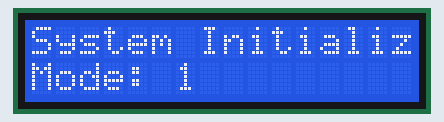
This sketch was run on a simulated Arduino Uno, built with avr-gcc and run on an emulated ATmega328P. Parts: 16×2 character LCD.

Above: at 0.1 s.
At 4.1 s:
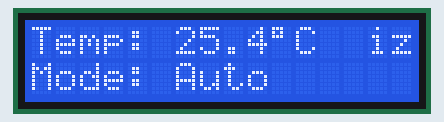
At 9.1 s:
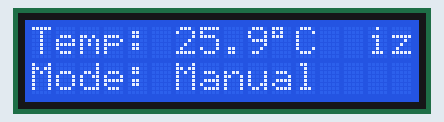
At 19.1 s:
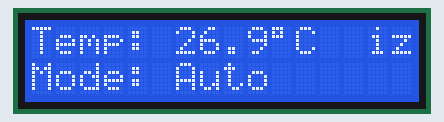
At 28.1 s:
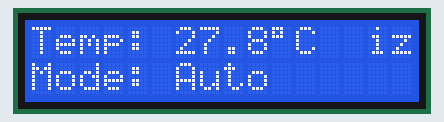
At 38.1 s:
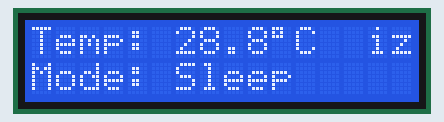

The sketch:

task_4.ino
```cpp
#include <Wire.h>
#include <LiquidCrystal_I2C.h>

LiquidCrystal_I2C lcd(0x27, 16, 2);

const long updateInterval = 1000;
unsigned long previousUpdateTime = 0;
float temperature = 25.0;
int mode = 1;

void setup() {
  lcd.init();
  lcd.backlight();
  lcd.clear();
  lcd.print("System Initialized");
  lcd.setCursor(0, 1);
  lcd.print("Mode: 1");
}

void loop() {
  unsigned long currentMillis = millis();

  if (currentMillis - previousUpdateTime >= updateInterval) {
    previousUpdateTime = currentMillis;

    temperature += 0.1;
    if (temperature > 30.0) {
      temperature = 20.0;
    }

    mode = (mode % 3) + 1;

    lcd.setCursor(0, 0);
    lcd.print("Temp: ");
    lcd.print(temperature, 1);
    lcd.print((char)223);
    lcd.print("C  ");

    lcd.setCursor(0, 1);
    lcd.print("Mode: ");
    if (mode == 1) {
      lcd.print("Manual  ");
    } else if (mode == 2) {
      lcd.print("Auto    ");
    } else {
      lcd.print("Sleep   ");
    }
  }
}
```

Measured:
- what the display in image 1 shows lasts 1.0 s, from 4.0 s to 5.0 s
